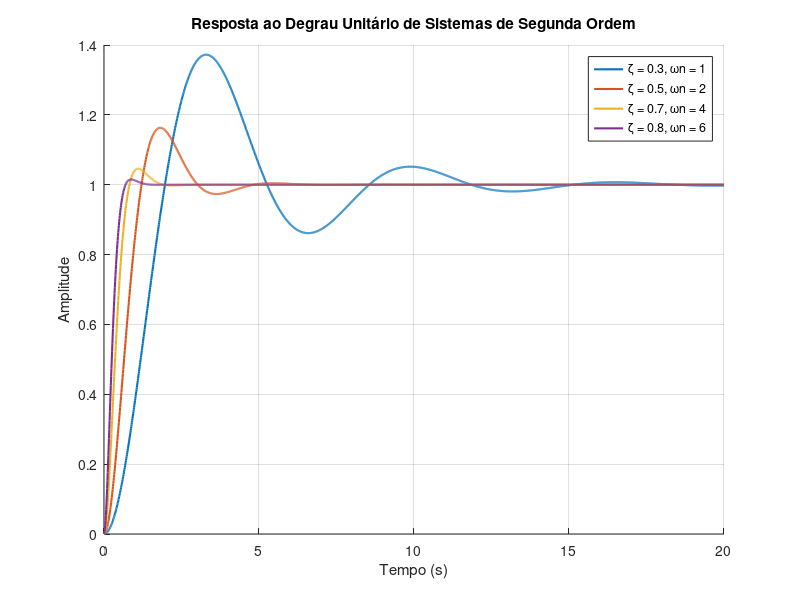

This chart was generated by the following MATLAB code:
% Fecha todas as figuras e limpa o workspace
close all;
clear all;
clc;

% Define os casos de estudo (zeta, wn)
casos = [
    0.3, 1;
    0.5, 2;
    0.7, 4;
    0.8, 6
];

% Cria uma nova figura
figure;
hold on; % Mantém todos os plots na mesma figura

% Define tempo de simulação personalizado
t = 0:0.01:20; % Simula até 5 segundos

% Loop através de cada caso
for i = 1:size(casos, 1)
    zeta = casos(i, 1);
    wn = casos(i, 2);
    
    % Define a função de transferência
    num = wn^2;
    den = [1, 2*zeta*wn, wn^2];
    
    % Cria o sistema
    sys = tf(num, den);
    
    % Calcula e plota a resposta ao degrau
    [y, t] = step(sys, t);
    plot(t, y, 'LineWidth', 1.5);
    
    % Armazena as legendas
    legendas{i} = sprintf('ζ = %.1f, ωn = %d', zeta, wn);
end

% Configurações do gráfico
grid on;
title('Resposta ao Degrau Unitário de Sistemas de Segunda Ordem');
xlabel('Tempo (s)');
ylabel('Amplitude');
legend(legendas, 'Location', 'best');
% Define tempo de simulação personalizado
hold off;